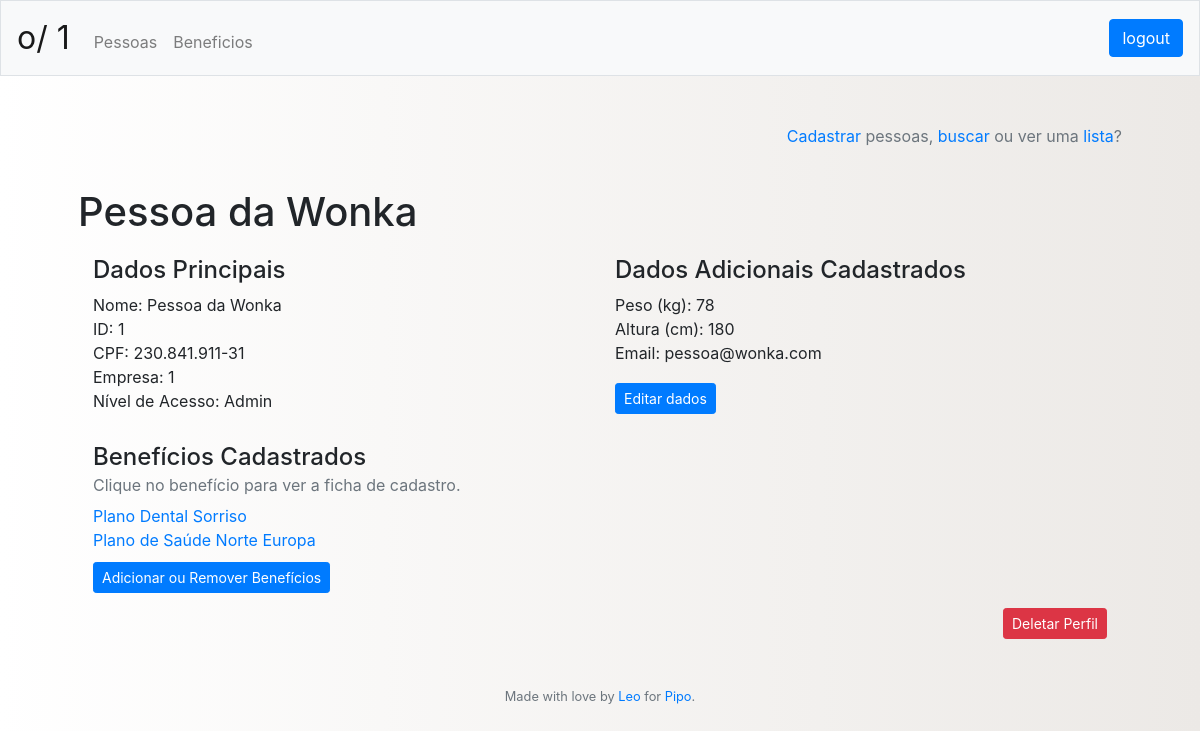
The app's page /pessoas/perfil/1 (signed in) with its own data.
### db.py (models this page shows)
class Person(Base):
	__table__ = Base.metadata.tables['person']

class Benefit(Base):
	__table__ = Base.metadata.tables['benefit']

class PersonData(Base):
	__table__ = Base.metadata.tables['personData']

class Datatype(Base):
	__table__ = Base.metadata.tables['datatype']

### app.py (the view)
@app.route("/pessoas/perfil/<idWho>", methods=['GET'])
@login_required
def people_profile(idWho):
	idWho = validate_person_idwho(idWho, session['idCompany'])
	if idWho:
		profile = PersonProfile(idWho).get_profile()
		return render_template("people_profile.html", header = get_header(session),
													profile = profile)
	else:
		whoops = "Este perfil não existe, por favor selecione uma pessoa da lista."
		people_list = CompanyProfile(session["idCompany"]).get_people()
		return render_template("people_list.html", header = get_header(session),
										people_list = people_list, whoops = whoops)

### app.py (called while the page is built)
@app.after_request
def after_request(response):
    response.headers["Cache-Control"] = "no-cache, no-store, must-revalidate"
    response.headers["Expires"] = 0
    response.headers["Pragma"] = "no-cache"
    return response

@app.teardown_request
def remove_session(ex=None):
    db.remove()

def login_required(f):
    @wraps(f)
    def decorated_function(*args, **kwargs):
        if session.get("id") is None:
            return redirect("/login")
        return f(*args, **kwargs)
    return decorated_function

### db.py (called while the page is built)
def person_exists(idPerson): # This has been tested
	if not is_int(idPerson):
			raise TypeError
	results = (db.query(Person.id)
				.filter(Person.id == idPerson).all())
	if len(results) == 1:
		return True
	elif len(results) > 1:
		raise Exception("Database is compromised")
	else:
		return False

def query_person_name_idcompany_cpf(idPerson):
	results = (db.query(Person.id, Person.name, Person.idCompany, Person.cpf)
				.filter(Person.id == idPerson).all())
	return results

def query_person_admin(idPerson):
	results = (db.query(Admin.idPerson)
				.filter(Admin.idPerson == idPerson).all())
	return results

def query_person_benefits(idPerson):
	results = (db.query(Benefit.id, Benefit.name)
			.filter(Benefit.id == PersonBenefit.idBenefit)
			.filter(PersonBenefit.idPerson == idPerson)
			.order_by(Benefit.name).all())
	return results

def query_person_data(idPerson):
	results = (db.query(Datatype.id, Datatype.name, PersonData.data)
				.filter(Datatype.id == PersonData.idDatatype)
				.filter(PersonData.idPerson == idPerson)
				.order_by(Datatype.id).all())
	return results

def query_person_in_company(idPerson, idCompany):
	results = (db.query(Person.id)
				.filter(Person.idCompany == idCompany)
				.filter(Person.id == idPerson).first())
	return results

### models_person.py (called while the page is built)
	def get_profile(self):
		if not is_int(self.idPerson):
			raise TypeError
		if not person_exists(self.idPerson):
			raise Exception("This person id doesn't exist")
		idPerson = self.idPerson
		details = self.get_details()
		admin = self.get_admin()
		benefits = self.get_benefits()
		data = self.get_data()
		profile = {"id": idPerson,
					"name": details['name'],
					"idCompany": details['idCompany'],
					"cpf": details['cpf'],
					"admin": admin,
					"benefits": benefits,
					"data": data}
		return profile

### utils.py (called while the page is built)
def is_int(num):
    if num is None:
        raise TypeError
    if isinstance(num, bool):
        return False
    if not isinstance(num, int):
        return False
    else:
        return True

### templates/people_profile.html (shortened to what this page needs)
{% extends "layout.html" %}
{% block main %}
	<p align="right" class="text-muted"><a href="/pessoas/cadastro">Cadastrar</a> pessoas, <a href="/pessoas/busca">buscar</a> ou ver uma <a href="/pessoas/lista">lista</a>?</p>
	<br>
	<h1 style="margin-bottom: 20px;">{{ profile["name"] }}</h1>
	<div class="container">
  		<div class="row">
    		<div class="col">
				<h4>Dados Principais</h4>
				<p>Nome: {{ profile["name"] }}<br>
				ID: {{ profile["id"] }}<br>
				CPF: {{ profile["cpf"] }}<br>
				Empresa: {{ header["company"] }}<br>
				Nível de Acesso: {{ profile["admin"]["name"] }}</p>
				<h4 style="margin-top: 30px;">Benefícios Cadastrados</h4>
				{% if profile["benefits"]|length %}
				<p style="margin-bottom: 7px; margin-top: -7px;" class="text-muted">Clique no benefício para ver a ficha de cadastro.</p>
			        {% for benefit in profile["benefits"] %}
						<a href="/beneficios/{{ benefit['idBenefit'] }}/pessoas/{{ profile['id'] }}">{{ benefit['name'] }}</a><br>
					{% endfor %}
			    {% else %}
			    	<p>Nenhum benefício cadastrado.</p>
			    {% endif %}
			    <a href="/pessoas/editar/{{ profile['id'] }}" class="btn btn-primary btn-sm" style="margin-top: 10px;">Adicionar ou Remover Benefícios</a>
			</div>
			<div class="col">
			    <h4>Dados Adicionais Cadastrados</h4>
				{% if profile["data"]|length %}
			        {% for data in profile["data"] %}
						{{ data['name'] }}: {{ data['data'] }}<br>
					{% endfor %}
			    {% else %}
			    	<p style="margin-bottom: -5px;">Nenhum dado adicional cadastrado.</p>
			    {% endif %}
			    <a href="/dados/editar/{{ profile['id'] }}" style="margin-top: 18px;" class="btn btn-primary btn-sm">Editar dados</a>
			</div>
		</div>
	</div>
	<div class="container" style="margin-top: 15px; text-align: right;">
	    <form action="/pessoas/deletar" method="post">
	    	<button class="btn btn-danger btn-sm" type="submit">Deletar Perfil</button>
	    </form>
	</div>
{% endblock %}

### static/styles.css (style rules this page uses)
body { background: #ECE9E6; background: -webkit-linear-gradient(to right, #FFFFFF, #ECE9E6); background: linear-gradient(to right, #FFFFFF, #ECE9E6); }

### records on screen
Person: name "Pessoa da Wonka", cpf "230.841.911-31"
Benefit: name "Plano Dental Sorriso"
Benefit: name "Plano de Saúde Norte Europa"
PersonData: name "Peso (kg)", data "78"
PersonData: name "Altura (cm)", data "180"
PersonData: name "Email", data "pessoa@wonka.com"

### other values on screen
{{ header["company"] }} "1"
{{ profile["id"] }} "1"
{{ profile["admin"]["name"] }} "Admin"
